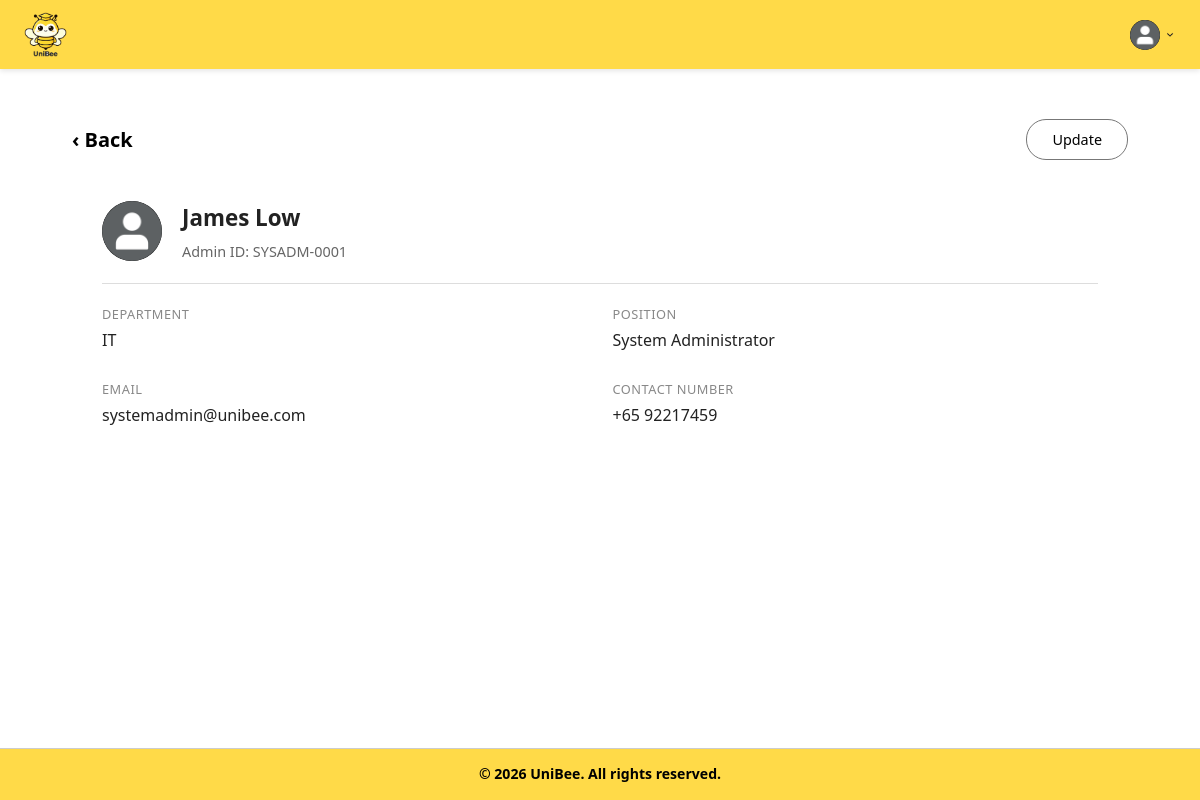
The page /boundary/systemAdminProfilePage.php (signed in) on the database its author committed.
### tables this page shows
CREATE TABLE SystemAdminProfiles (
    id INT PRIMARY KEY AUTO_INCREMENT,
    systemAdminId INT UNIQUE NOT NULL,
    contactNumber VARCHAR(50),
    address TEXT,
    position VARCHAR(100),
    department VARCHAR(100),
    status VARCHAR(50) DEFAULT 'active',
    suspensionReason TEXT,
    suspendedBy INT NULL,
    suspendedAt DATETIME NULL,
    createdAt DATETIME DEFAULT CURRENT_TIMESTAMP,
    updatedAt DATETIME DEFAULT CURRENT_TIMESTAMP ON UPDATE CURRENT_TIMESTAMP,
    FOREIGN KEY (systemAdminId) REFERENCES SystemAdmins(id) ON DELETE CASCADE,
    FOREIGN KEY (suspendedBy) REFERENCES SystemAdmins(id)
);

CREATE TABLE SystemAdmins (
    id INT PRIMARY KEY AUTO_INCREMENT,
    email VARCHAR(255) UNIQUE NOT NULL,
    passwordHash VARCHAR(255) NOT NULL,
    fullName VARCHAR(255) NOT NULL,
    status VARCHAR(50) DEFAULT 'active',
    suspensionReason TEXT,
    suspendedBy INT NULL,
    suspendedAt DATETIME NULL,
    createdAt DATETIME DEFAULT CURRENT_TIMESTAMP,
    updatedAt DATETIME DEFAULT CURRENT_TIMESTAMP ON UPDATE CURRENT_TIMESTAMP,
    lastLogin DATETIME,
    FOREIGN KEY (suspendedBy) REFERENCES SystemAdmins(id)
);

### entity/systemAdmins.php (called while the page is built, shortened)
<?php
require_once __DIR__ . "/../database/database.php";
class SystemAdmins
{
    private static function connect()
    {
        $database = new Database();
        return $database->connect();
    }
    public static function getProfile($systemAdminId)
    {
        $sql = "SELECT
                    sa.id,
                    sa.email,
                    sa.fullName,
                    sap.department,
                    sap.position,
                    sap.contactNumber
                FROM SystemAdmins sa
                LEFT JOIN SystemAdminProfiles sap ON sap.systemAdminId = sa.id
                WHERE sa.id = ?";
        $stmt = self::connect()->prepare($sql);
        $stmt->execute([$systemAdminId]);
        $profile = $stmt->fetch(PDO::FETCH_ASSOC);
        return $profile ?: null;
    }
}

### database/database.php (called while the page is built, shortened)
<?php
class Database
{
    private $host = 'sql212.infinityfree.com';
    private $dbname = 'if0_43479137_unibee';
    private $username = 'if0_43479137';
    private $password = 'InjO8Pzh9lL';
    public function connect()
    {
        try {
            $this->pdo = new PDO(
                "mysql:host={$this->host};dbname={$this->dbname}",
                $this->username,
                $this->password
            );
            $this->pdo->setAttribute(PDO::ATTR_ERRMODE, PDO::ERRMODE_EXCEPTION);
            return $this->pdo;
        } catch (PDOException $e) {
            die("Database connection failed: " . $e->getMessage());
        }
    }
}

### controller/systemAdminManageProfileController.php (called while the page is built, shortened)
<?php
require_once "../entity/systemAdmins.php";
class SystemAdminManageProfileController
{
    public function getProfile($systemAdminId)
    {
        return SystemAdmins::getProfile($systemAdminId);
    }
}

### boundary/systemAdminProfilePage.php (the view, shortened to what this page needs)
<?php
require_once "../controller/systemAdminManageProfileController.php";
$controller = new SystemAdminManageProfileController();
$admin = $controller->getProfile($_SESSION['user_id']);
?>
<!DOCTYPE html>
<html lang="en">
<head>
    <link rel="stylesheet" href="../style.css">
</head>
<body class="system-admin-dashboard">
    <header class="header">
        <div class="logo-container">
            <img src="../images/uniBeeLogo.png" alt="UniBee Logo">
        </div>
        <div class="dashboard-header-right">
            <div class="profile-dropdown">
                <div class="profile-container" onclick="toggleDropdown()">
                    <img src="../images/profilePic.png" alt="Profile" class="profile-icon">
                    <img src="../images/dropdown.png" alt="Menu" class="dropdown-arrow">
                </div>
            </div>
        </div>
    </header>
    <main>
        <div class="profile-header-actions">
            <a href="systemAdminDashboardPage.php" class="admin-edit-back">&#8249; Back</a>
            <a href="updateSystemAdminProfilePage.php" class="btn-update">Update</a>
        </div>
        <div class="profile-view">
            <div class="profile-identity">
                <img src="../images/profilePic.png" alt="Profile" class="profile-large-icon">
                <div>
                    <h2><?php echo htmlspecialchars($admin['fullName']); ?></h2>
                    <p>Admin ID: SYSADM-<?php echo str_pad($admin['id'], 4, '0', STR_PAD_LEFT); ?></p>
                </div>
            </div>
            <hr class="profile-divider">
            <div class="profile-details">
                <div class="profile-field">
                    <label>Department</label>
                    <p><?php echo $admin['department'] ? htmlspecialchars($admin['department']) : '-'; ?></p>
                </div>
                <div class="profile-field">
                    <label>Position</label>
                    <p><?php echo $admin['position'] ? htmlspecialchars($admin['position']) : '-'; ?></p>
                </div>
                <div class="profile-field">
                    <label>Email</label>
                    <p><?php echo htmlspecialchars($admin['email']); ?></p>
                </div>
                <div class="profile-field">
                    <label>Contact Number</label>
                    <p><?php echo $admin['contactNumber'] ? htmlspecialchars($admin['contactNumber']) : '-'; ?></p>
                </div>
            </div>
        </div>
    </main>
    <footer>
        <div class="footer-bottom-bar">
            &copy; 2026 UniBee. All rights reserved.
        </div>
    </footer>
</body>
</html>

### rows shown on the page
systemadminprofiles: systemAdminId.fullName "James Low", systemAdminId "0001", department "IT", position "System Administrator", systemAdminId.email "systemadmin@unibee.com", contactNumber "+65 92217459"
